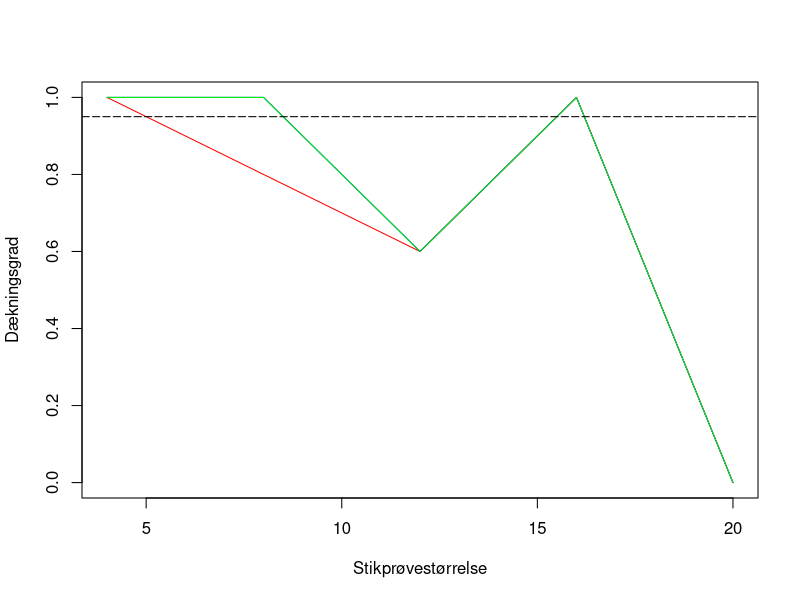

This chart was generated by the following R code:
## ---- chunk 1
set.seed(2)
pop_middel = 10

vector_p <- c()
vector_b <- c()
vector_t <- c()

for(n in seq(4, 20, 4)){
  
  stik <- rnorm(n, pop_middel, 1)
  middel_stik <- mean(stik)
  sd_stik <- sd(stik)
  
  r = 5
  res <- replicate(r, {
    simSamples <- replicate(r, rnorm(n, middel_stik, sd_stik))

    simMeans <- apply(simSamples, 2, mean)
  
    konf_p <- quantile(simMeans, c(0.025, 0.975))
    konf_b <- 2 * middel_stik - quantile(simMeans, c(0.975, 0.025))
    konf_t <- middel_stik - ((quantile(simMeans, c(0.975, 0.025)) - middel_stik)/sd(simSamples)) *    
    sd_stik
    
    tf_p <- konf_p[1] <= pop_middel & konf_p[2] >= pop_middel
    tf_b <- konf_b[1] <= pop_middel & konf_b[2] >= pop_middel
    tf_t <- konf_t[1] <= pop_middel & konf_t[2] >= pop_middel
    
    return(c(tf_p, tf_b, tf_t))
  })
  
  print(res)
  print(sum(res[1,]))
  print(sum(res[1,])/r)
  
  vector_p <- append(vector_p, sum(res[1,])/r)
  vector_b <- append(vector_b, sum(res[2,])/r)
  vector_t <- append(vector_t, sum(res[3,])/r)
}

print(vector_p)
## ---- chunk 2
x <- seq(4, 20, 4)
plot(x, vector_p, type="l", col="red", ylab = "Dækningsgrad",
      xlab = "Stikprøvestørrelse", ylim = c(0, 1))
lines(x, vector_b, type="l", col="blue")
lines(x, vector_t, type="l", col="green")
abline(h=0.95, lty=5, col="black")
